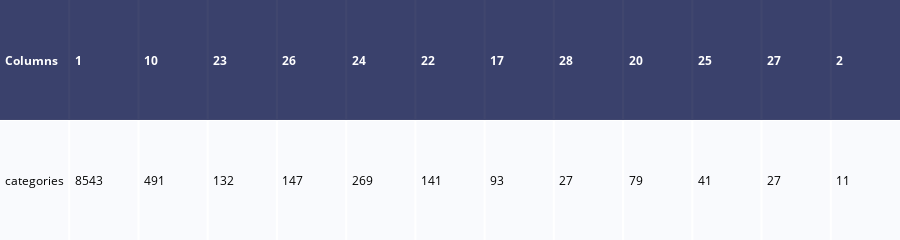
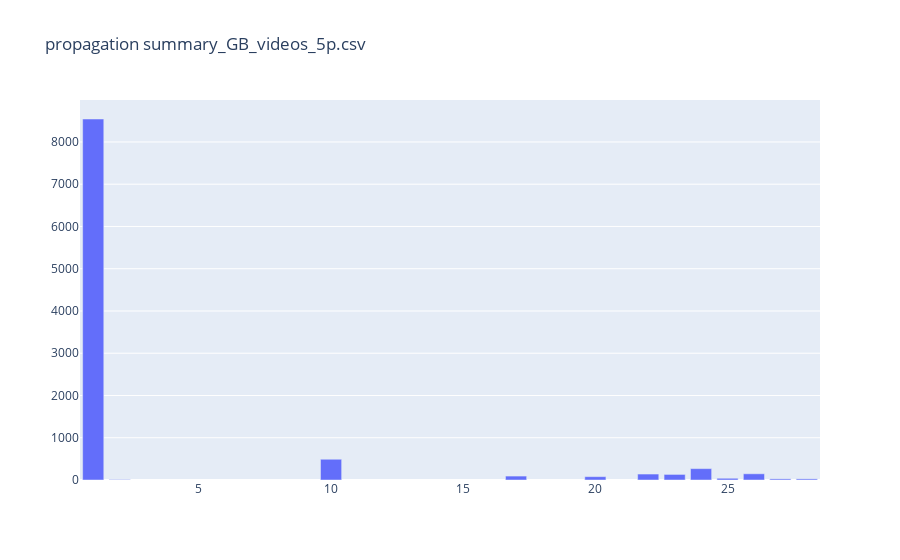

The notebook cell these images were saved under, in order:
### Markdown cell above
#### Opis

**LabelPropagation** jest wariantem uczenia pół-nadzorowanego i pozwala na przewidzenie brakujących etykiet, nawet w sytuacji, w której posiadamy bardzo mało danych.
Macierz podobieństwa nie jest tutaj modyfikowana - powstaje wprost z otrzymanych danych.

Do grupowania użyto kernel KNN z domyślną wartością sąsiadów: 8.

### Code cell
plotUtil = PlotUtil(files, "categories_prediction.json")

plotUtil.plot_table("propagation")
plotUtil.plot_graph("propagation")

### Figure 1 — Plotly figure (JSON) as saved in the notebook; plotly's stock layout.template omitted (floating-point values rounded to 4 significant figures)
{"data": [{"colorscale": [[0, "#00083e"], [0.5, "#ededee"], [1, "#ffffff"]], "hoverinfo": "none", "opacity": 0.75, "showscale": false, "type": "heatmap", "z": [[0, 0, 0, 0, 0, 0, 0, 0, 0, 0, 0, 0, 0], [0.5, 0.5, 0.5, 0.5, 0.5, 0.5, 0.5, 0.5, 0.5, 0.5, 0.5, 0.5, 0.5]]}], "layout": {"annotations": [{"align": "left", "font": {"color": "#ffffff"}, "showarrow": false, "text": "<b>Columns</b>", "x": -0.45, "xanchor": "left", "xref": "x", "y": 0, "yref": "y"}, {"align": "left", "font": {"color": "#ffffff"}, "showarrow": false, "text": "<b>1</b>", "x": 0.55, "xanchor": "left", "xref": "x", "y": 0, "yref": "y"}, {"align": "left", "font": {"color": "#ffffff"}, "showarrow": false, "text": "<b>10</b>", "x": 1.55, "xanchor": "left", "xref": "x", "y": 0, "yref": "y"}, {"align": "left", "font": {"color": "#ffffff"}, "showarrow": false, "text": "<b>23</b>", "x": 2.55, "xanchor": "left", "xref": "x", "y": 0, "yref": "y"}, {"align": "left", "font": {"color": "#ffffff"}, "showarrow": false, "text": "<b>26</b>", "x": 3.55, "xanchor": "left", "xref": "x", "y": 0, "yref": "y"}, {"align": "left", "font": {"color": "#ffffff"}, "showarrow": false, "text": "<b>24</b>", "x": 4.55, "xanchor": "left", "xref": "x", "y": 0, "yref": "y"}, {"align": "left", "font": {"color": "#ffffff"}, "showarrow": false, "text": "<b>22</b>", "x": 5.55, "xanchor": "left", "xref": "x", "y": 0, "yref": "y"}, {"align": "left", "font": {"color": "#ffffff"}, "showarrow": false, "text": "<b>17</b>", "x": 6.55, "xanchor": "left", "xref": "x", "y": 0, "yref": "y"}, {"align": "left", "font": {"color": "#ffffff"}, "showarrow": false, "text": "<b>28</b>", "x": 7.55, "xanchor": "left", "xref": "x", "y": 0, "yref": "y"}, {"align": "left", "font": {"color": "#ffffff"}, "showarrow": false, "text": "<b>20</b>", "x": 8.55, "xanchor": "left", "xref": "x", "y": 0, "yref": "y"}, {"align": "left", "font": {"color": "#ffffff"}, "showarrow": false, "text": "<b>25</b>", "x": 9.55, "xanchor": "left", "xref": "x", "y": 0, "yref": "y"}, {"align": "left", "font": {"color": "#ffffff"}, "showarrow": false, "text": "<b>27</b>", "x": 10.55, "xanchor": "left", "xref": "x", "y": 0, "yref": "y"}, {"align": "left", "font": {"color": "#ffffff"}, "showarrow": false, "text": "<b>2</b>", "x": 11.55, "xanchor": "left", "xref": "x", "y": 0, "yref": "y"}, {"align": "left", "font": {"color": "#000000"}, "showarrow": false, "text": "categories", "x": -0.45, "xanchor": "left", "xref": "x", "y": 1, "yref": "y"}, {"align": "left", "font": {"color": "#000000"}, "showarrow": false, "text": "8543", "x": 0.55, "xanchor": "left", "xref": "x", "y": 1, "yref": "y"}, {"align": "left", "font": {"color": "#000000"}, "showarrow": false, "text": "491", "x": 1.55, "xanchor": "left", "xref": "x", "y": 1, "yref": "y"}, {"align": "left", "font": {"color": "#000000"}, "showarrow": false, "text": "132", "x": 2.55, "xanchor": "left", "xref": "x", "y": 1, "yref": "y"}, {"align": "left", "font": {"color": "#000000"}, "showarrow": false, "text": "147", "x": 3.55, "xanchor": "left", "xref": "x", "y": 1, "yref": "y"}, {"align": "left", "font": {"color": "#000000"}, "showarrow": false, "text": "269", "x": 4.55, "xanchor": "left", "xref": "x", "y": 1, "yref": "y"}, {"align": "left", "font": {"color": "#000000"}, "showarrow": false, "text": "141", "x": 5.55, "xanchor": "left", "xref": "x", "y": 1, "yref": "y"}, {"align": "left", "font": {"color": "#000000"}, "showarrow": false, "text": "93", "x": 6.55, "xanchor": "left", "xref": "x", "y": 1, "yref": "y"}, {"align": "left", "font": {"color": "#000000"}, "showarrow": false, "text": "27", "x": 7.55, "xanchor": "left", "xref": "x", "y": 1, "yref": "y"}, {"align": "left", "font": {"color": "#000000"}, "showarrow": false, "text": "79", "x": 8.55, "xanchor": "left", "xref": "x", "y": 1, "yref": "y"}, {"align": "left", "font": {"color": "#000000"}, "showarrow": false, "text": "41", "x": 9.55, "xanchor": "left", "xref": "x", "y": 1, "yref": "y"}, {"align": "left", "font": {"color": "#000000"}, "showarrow": false, "text": "27", "x": 10.55, "xanchor": "left", "xref": "x", "y": 1, "yref": "y"}, {"align": "left", "font": {"color": "#000000"}, "showarrow": false, "text": "11", "x": 11.55, "xanchor": "left", "xref": "x", "y": 1, "yref": "y"}], "height": 110, "margin": {"b": 0, "l": 0, "r": 0, "t": 0}, "xaxis": {"dtick": 1, "gridwidth": 2, "showticklabels": false, "tick0": -0.5, "ticks": "", "zeroline": false}, "yaxis": {"autorange": "reversed", "dtick": 1, "gridwidth": 2, "showticklabels": false, "tick0": 0.5, "ticks": "", "zeroline": false}}}

### Figure 2 — Plotly figure (JSON) as saved in the notebook; plotly's stock layout.template omitted (floating-point values rounded to 4 significant figures)
{"data": [{"name": "propagation", "type": "bar", "x": ["Columns", "1", "10", "23", "26", "24", "22", "17", "28", "20", "25", "27", "2"], "y": ["categories", 8543, 491, 132, 147, 269, 141, 93, 27, 79, 41, 27, 11]}], "layout": {"barmode": "stack", "title": {"text": "propagation summary_GB_videos_5p.csv"}}}
